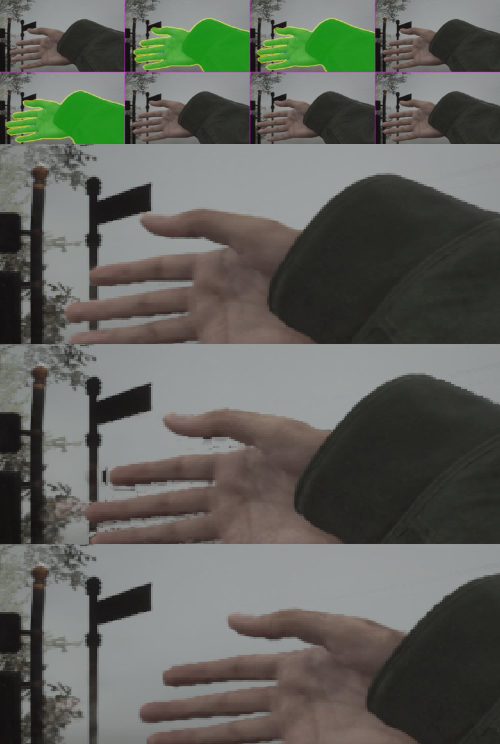
#> input picture dev-archive/recon/2026-11-22-hands-lines-shimmer-fog/b044-hand-moving-tint-and-plain.jpg, 1000 x 1488 px, given in place of mid.png, which was not available (shown at 1/2 size)
$ python steps.py b044-hand-moving-tint-and-plain.jpg
#> lines starting #> are read from the running program, lines starting #| are printed output that depends on the picture; after the words box and inside, x2 and y2 are one past the last pixel; in counts of white or black regions, pixels touching at a corner belong together
"""steps.py <flk name>: how flat-stepped the fog is in that recording's kept frame (share of pixels equal to all four neighbours)"""
import sys, numpy as np, cv2
a=cv2.imread('flk/%s/mid.png'%sys.argv[1]); out=sys.argv[1]+':'
#> further down, a is the input picture: shape (1488, 1000, 3); mean B, G, R 91.8, 98.3, 96.6
for nm,(x,y,w,h) in {'fog over the road':(1000,430,600,200),'sky fog':(900,150,700,150),'pavement':(600,900,800,400)}.items():
    b=a[y:y+h,x:x+w,1].astype(np.int32)
    same=(b[1:-1,1:-1]==b[1:-1,:-2])&(b[1:-1,1:-1]==b[1:-1,2:])&(b[1:-1,1:-1]==b[:-2,1:-1])&(b[1:-1,1:-1]==b[2:,1:-1])
    out+=' %s %.0f%%'%(nm,same.mean()*100)
#> this loop made 3 passes
#> pass 2, `b=a[y:y+h,x:x+w,1].astype(np.int32)`:
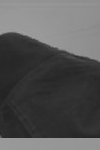
#> b: shape (150, 100) int32; min 33, max 163, mean 85.4
#> pass 2, `same=(b[1:-1,1:-1]==b[1:-1,:-2])&(b[1:-1,1:-1]==b[1:-1,2:])&(b[1:-1,1:..`:
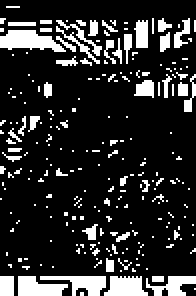
#> same: shape (148, 98) bool (shown 2 times larger); 17.1% white; 233 white regions (206 under 20 px), largest, box (x1, y1, x2, y2) and area: (0, 15, 33, 26) 229, (9, 138, 34, 148) 176, (20, 138, 53, 148) 170
#> pass 3, `b=a[y:y+h,x:x+w,1].astype(np.int32)`:
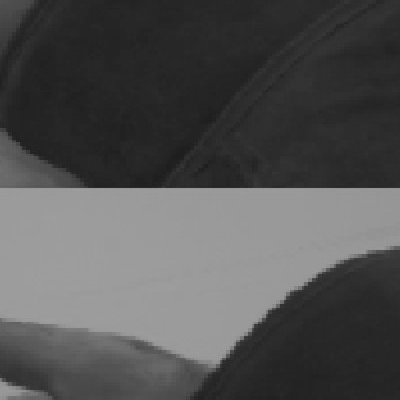
#> b: shape (400, 400) int32; min 27, max 163, mean 81.9
#> pass 3, `same=(b[1:-1,1:-1]==b[1:-1,:-2])&(b[1:-1,1:-1]==b[1:-1,2:])&(b[1:-1,1:..`:
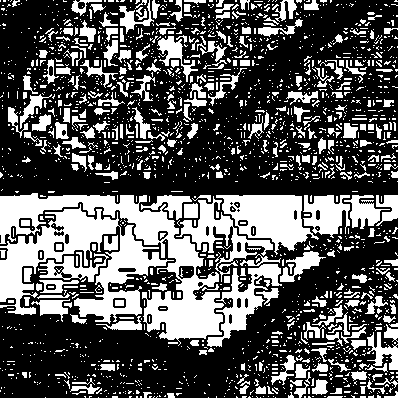
#> same: shape (398, 398) bool; 34.7% white; 2222 white regions (1903 under 20 px), largest, box (x1, y1, x2, y2) and area: (0, 193, 224, 346) 8400, (0, 204, 174, 324) 7455, (216, 195, 319, 255) 3207
c=a[430:630,1000:1600,1]; cv2.imwrite('flk/%s/fogsteps.png'%sys.argv[1],cv2.resize(((c.astype(np.int32)%2)*255).astype('uint8'),(1200,400),interpolation=cv2.INTER_NEAREST))
#> after `c = a[430:630, 1000:1600, 1]`: c = empty array
#> (the run stopped early here; a loop or call above may not have finished)
